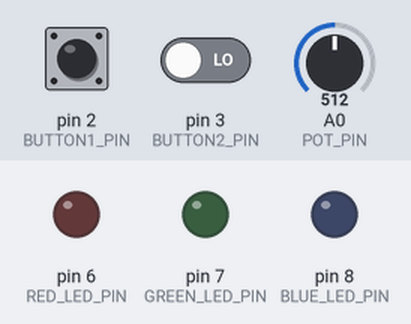
Simulated run of this sketch. Board: Arduino Uno, built with avr-gcc and run on an emulated ATmega328P. On the bench: output pins drawn as LEDs (lit = HIGH). The test bench sets the inputs (shaded band); at power-on: A0 (POT_PIN) = 512, pin 2 (BUTTON1_PIN) LOW, pin 3 (BUTTON2_PIN) LOW.

Above: at 1.2 s.
1.3 s: A0 (POT_PIN) set to 521
At 2.5 s:
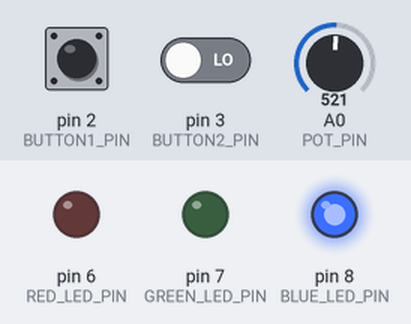
2.8 s: A0 (POT_PIN) set to 511
At 3.6 s:
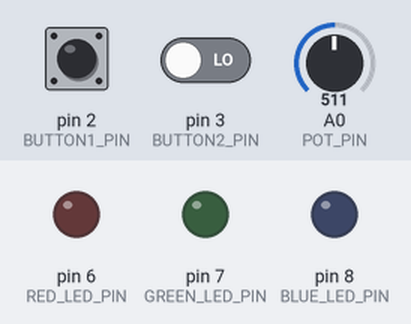
4.3 s: A0 (POT_PIN) set to 716
At 4.7 s:
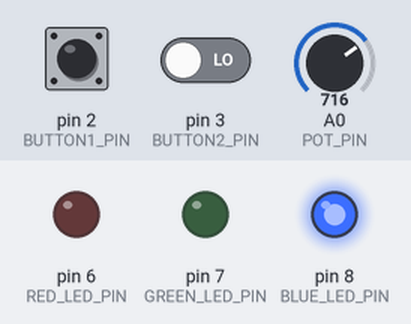
5.8 s: pin 2 (BUTTON1_PIN) pulsed HIGH 2 times (0.12 s each, 0.3 s apart)
At 7.4 s:
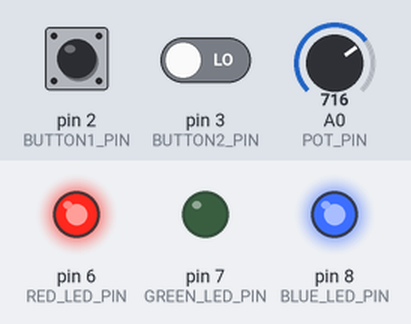
Timing chart, 0 to 9.6 s (numbered marks = the images above; inputs shaded):
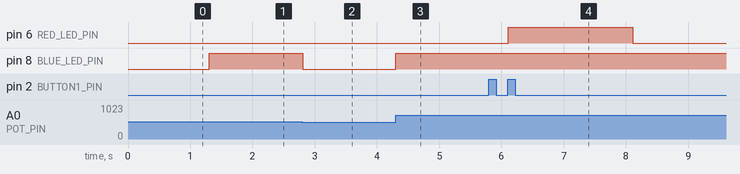

The sketch:

HW11.ino
```cpp
// Constants for pins
const int POT_PIN = A0;// Analog pin for potentiometer
const int RED_LED_PIN = 6;// Digital pin for the red LED
const int GREEN_LED_PIN = 7;// Digital pin for the green LED
const int BLUE_LED_PIN = 8;// Digital pin for the blue LED
const int BUTTON1_PIN = 2;// Digital pin for button 1
const int BUTTON2_PIN = 3;// Digital pin for button 2
const int POT_MIDDLE = 512;// Middle value for 10-bit ADC (1024/2=512)

// State variables
bool isBlueActive = false;// Tracks if blue LED should be on based on potentiometer turning
int buttonPressCount = 0;// Tracks the number of button pressed
bool firstButtonWasButton1 = false; // Tracks if the first button pressed was Button 1

// Clicky Class
class Clicky {
private:
    int STATE_0 = 0;// State representing button not pressed
    int STATE_1 = 1;// State representing button pressed
    int cState = STATE_0;// Current state of the button
    int pin;// Pin number to which the button is referred to

public:
    Clicky() {}

    void setup(int _pin) {
        pin = _pin;
        pinMode(pin, INPUT);// Initialize the button pin as input
    }

    // check if the button was clicked
    bool wasClicked() {
        int v = digitalRead(pin);// Read the current state of the button
        bool clicked = false;
        if (cState == STATE_0 && v) {
            cState = STATE_1;
            clicked = true;// If the state changed to pressed, mark as clicked
        } else if (cState == STATE_1 && !v) {
            cState = STATE_0;// Reset state to not pressed when button is released
        }
        return clicked;
    }
};

// Button objects
Clicky button1;
Clicky button2;

void setup() {
    // Initialize LEDs as outputs
    pinMode(RED_LED_PIN, OUTPUT);
    pinMode(GREEN_LED_PIN, OUTPUT);
    pinMode(BLUE_LED_PIN, OUTPUT);

    // Initialize button objects for managing button clicking
    button1.setup(BUTTON1_PIN);
    button2.setup(BUTTON2_PIN);
}

void loop() {
    // Read potentiometer value to determine if blue LED should be on
    int potValue = analogRead(POT_PIN);
    isBlueActive = potValue > POT_MIDDLE;
    digitalWrite(BLUE_LED_PIN, isBlueActive); // Set blue LED based on potentiometer position

    // Check for button pressing
    bool button1Clicked = button1.wasClicked();
    bool button2Clicked = button2.wasClicked();

    // if statement for button pressing
    if (button1Clicked || button2Clicked) {
        buttonPressCount++; // Increase the button press count

        if (buttonPressCount == 1) {
            // Record which button was pressed first
            firstButtonWasButton1 = button1Clicked;
        } else if (buttonPressCount == 2) {
            if (isBlueActive && firstButtonWasButton1 && button2Clicked) {
                // Correct sequence (Button 1 then Button 2) with potentiometer turned
                digitalWrite(GREEN_LED_PIN, HIGH); // Turn on green LED
                delay(2000);  // Keep it on for 2 seconds
                digitalWrite(GREEN_LED_PIN, LOW); // Turn off green LED
            } else {
                // Any other sequence or potentiometer not turned appropriately
                digitalWrite(RED_LED_PIN, HIGH);  // Turn on red LED
                delay(2000);  // Keep it on for 2 seconds
                digitalWrite(RED_LED_PIN, LOW); // Turn off red LED
            }

            // Reset the status
            buttonPressCount = 0;
            firstButtonWasButton1 = false;
        }
    }

    // Small delay as usual
    delay(10);
}
```

Measured:
- the behaviour switches between 512 and 513 on A0 (POT_PIN) (found by bisection; images 0 and 1)
- after the input at 1.3 s, pin 8 (BLUE_LED_PIN): LOW → HIGH at once
- after the input at 2.8 s, pin 8 (BLUE_LED_PIN): HIGH → LOW at once
- after the input at 4.3 s, pin 8 (BLUE_LED_PIN): LOW → HIGH at once
- after the input at 5.8 s, pin 6 (RED_LED_PIN): LOW → HIGH after 0.31 s, → LOW 2.0 s later
